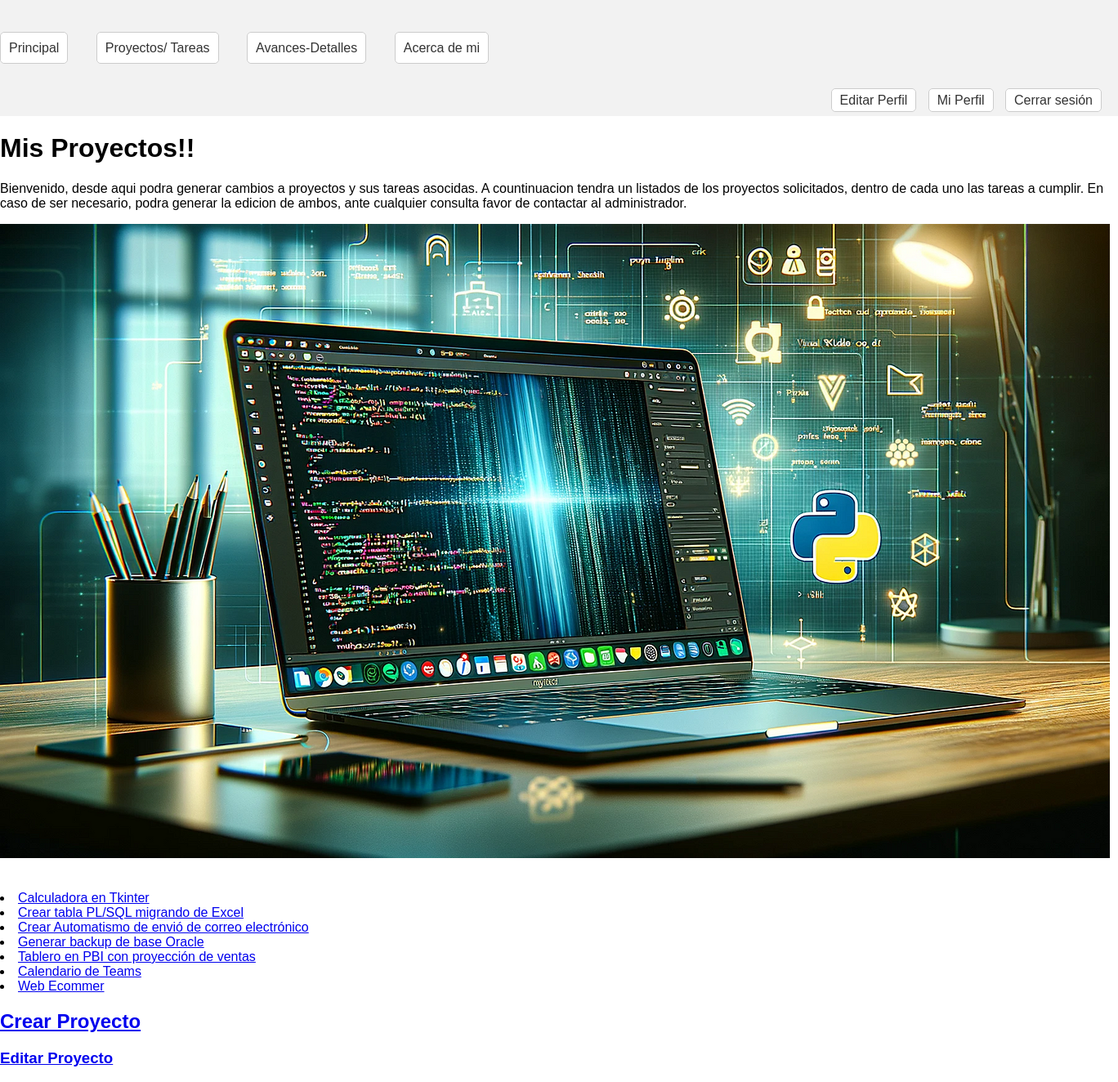
The page /proyecto/ (signed in) on the database its author committed.
### app1/models.py (models this page shows, shortened)
class Proyectos(models.Model):
    nombre=models.CharField(max_length=100)
    fechacreacion=models.DateField()

### app1/views.py (the view)
# urls.py: path('proyecto/',mis_proyectos,name='proyecto'),
@login_required
def mis_proyectos(requets):
    milista=Proyectos.objects.all()
    milista2=Proyectos.objects.values('id','nombre')
    return render (requets,"proyecto.html",{'milista2':milista2})

### app1/templates/proyecto.html (shortened to what this page needs)
{% extends 'herencia.html' %}
{% load static %}
{% block dinamico %}
<h1>Mis Proyectos!!</h1>
<p>Bienvenido, desde aqui podra generar cambios a proyectos y sus tareas asocidas.
    A countinuacion tendra un listados de los proyectos solicitados, dentro de cada uno las tareas a cumplir.
    En caso de ser necesario, podra generar la edicion de ambos, ante cualquier consulta favor de contactar al administrador.
</p>
<table><img src="{% static 'logo4.png' %}" alt=""></table>
{% for i in milista2 %}
<table>
    <li>
        <a href="{% url 'proyecto_tarea' i.id %}" >{{i.nombre}}</a><br>
    </li>
</table>
{% endfor %}
<h2>
    <a href="{% url 'nuevoproyecto' %}"> Crear Proyecto</a>
</h2>
<h3>
    <a href="{% url 'editarproyecto' %}"> Editar Proyecto</a>
</h3>
{% endblock %}

### app1/templates/herencia.html (style rules this page uses)
body { margin: 10px; padding: 0; font-family: Arial, sans-serif; }
body { margin: 0; padding: 0; font-family: Arial, sans-serif; }

### rows shown on the page
Proyectos: nombre "Calculadora en Tkinter"
Proyectos: nombre "Crear tabla PL/SQL migrando de Excel"
Proyectos: nombre "Crear Automatismo de envió de correo electrónico"
Proyectos: nombre "Generar backup de base Oracle"
Proyectos: nombre "Tablero en PBI con proyección de ventas"
Proyectos: nombre "Calendario de Teams"
Proyectos: nombre "Web Ecommer"
